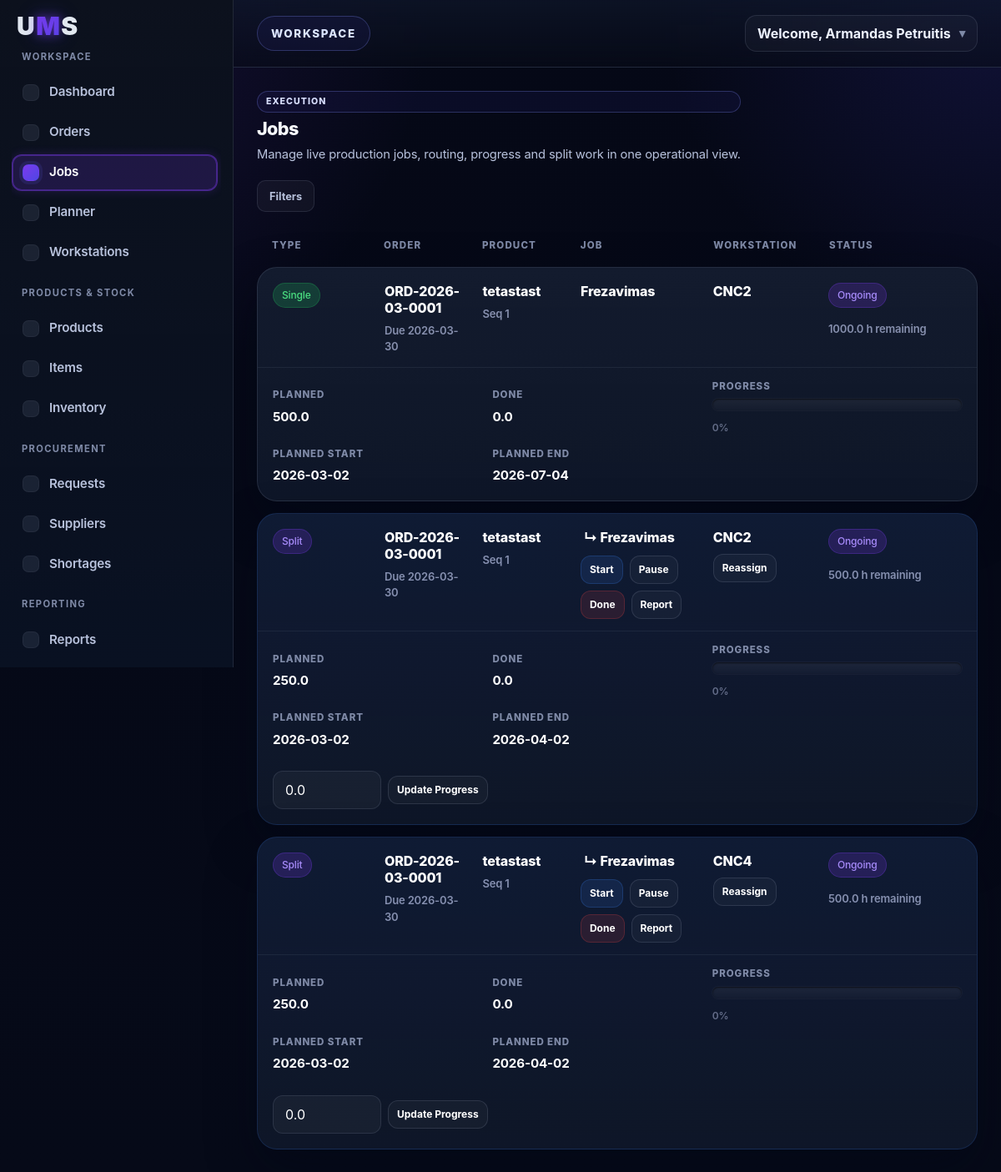
The page /jobs (signed in) on the database its author committed.
### tables this page shows
CREATE TABLE order_jobs (
    id INTEGER PRIMARY KEY AUTOINCREMENT,
    order_id INTEGER NOT NULL,
    product_job_template_id INTEGER,
    workstation_id INTEGER NOT NULL,
    job_name TEXT NOT NULL,
    sequence INTEGER NOT NULL,
    planned_quantity REAL NOT NULL,
    completed_quantity REAL NOT NULL DEFAULT 0,
    estimated_hours REAL NOT NULL,
    status TEXT NOT NULL DEFAULT 'Waiting', job_product_id INTEGER, planned_start TEXT, planned_end TEXT, parent_job_id INTEGER, is_split_child INTEGER NOT NULL DEFAULT 0, company_id INTEGER,
    FOREIGN KEY (order_id) REFERENCES orders(id),
    FOREIGN KEY (workstation_id) REFERENCES workstations(id)
);

CREATE TABLE orders (
        id INTEGER PRIMARY KEY AUTOINCREMENT,
        order_number TEXT,
        customer TEXT,
        status TEXT,
        due_date TEXT,
        priority TEXT
    , product_id INTEGER, quantity REAL DEFAULT 1, materials_reserved INTEGER NOT NULL DEFAULT 0, company_id INTEGER);

CREATE TABLE products (
        id INTEGER PRIMARY KEY AUTOINCREMENT,
        product_code TEXT NOT NULL,
        product_name TEXT NOT NULL,
        description TEXT,
        measurement_unit TEXT NOT NULL
    , time_per_unit REAL NOT NULL DEFAULT 0, stock_quantity REAL NOT NULL DEFAULT 0, company_id INTEGER);

CREATE TABLE workstations (
        id INTEGER PRIMARY KEY AUTOINCREMENT,
        name TEXT NOT NULL,
        description TEXT,
        hours_per_shift REAL NOT NULL DEFAULT 8,
        shifts_per_day INTEGER NOT NULL DEFAULT 1,
        working_days_per_month INTEGER NOT NULL DEFAULT 20
    , color TEXT NOT NULL DEFAULT '#3b82f6', company_id INTEGER);

### app.py (the view)
@app.route("/jobs")
@permission_required("view_jobs")
def jobs():
    if not is_logged_in():
        return redirect(url_for("login"))
    company_id = get_company_id()
    order_number = request.args.get("order_number", "").strip()
    product_name = request.args.get("product_name", "").strip()
    job_name = request.args.get("job_name", "").strip()
    workstation = request.args.get("workstation", "").strip()
    workstation_text = request.args.get("workstation_text", "").strip()
    due_date_from = request.args.get("due_date_from", "").strip()
    due_date_to = request.args.get("due_date_to", "").strip()
    selected_statuses = request.args.getlist("status")
    selected_statuses = [s.strip() for s in selected_statuses if s.strip()]
    statuses = selected_statuses[:]
    if "All" in statuses:
        statuses = []
    conn = sqlite3.connect("database.db")
    cursor = conn.cursor()
    query = """
        SELECT
            oj.id,
            o.order_number,
            jp.product_name,
            oj.job_name,
            w.name,
            oj.workstation_id,
            oj.sequence,
            oj.planned_quantity,
            oj.completed_quantity,
            oj.estimated_hours,
            oj.status,
            o.due_date,
            oj.planned_start,
            oj.planned_end,
            oj.parent_job_id,
            oj.is_split_child,
            (
                SELECT COUNT(*)
                FROM order_jobs child
                WHERE child.parent_job_id = oj.id
                  AND child.is_split_child = 1
                  AND child.company_id = oj.company_id
            ) AS child_count
        FROM order_jobs oj
        JOIN orders o
          ON oj.order_id = o.id
         AND o.company_id = oj.company_id
        LEFT JOIN products jp
          ON oj.job_product_id = jp.id
         AND jp.company_id = oj.company_id
        JOIN workstations w
          ON oj.workstation_id = w.id
         AND w.company_id = oj.company_id
        WHERE oj.company_id = ?
    """
    params = [company_id]
    if order_number:
        query += " AND o.order_number LIKE ?"
        params.append(f"%{order_number}%")
    if product_name:
        query += " AND jp.product_name LIKE ?"
        params.append(f"%{product_name}%")
    if job_name:
        query += " AND oj.job_name LIKE ?"
        params.append(f"%{job_name}%")
    if workstation:
        query += " AND oj.workstation_id = ?"
        params.append(workstation)
    if workstation_text:
        query += " AND w.name LIKE ?"
        params.append(f"%{workstation_text}%")
    if statuses:
        placeholders = ",".join(["?"] * len(statuses))
        query += f" AND oj.status IN ({placeholders})"
        params.extend(statuses)
    if due_date_from:
        query += " AND o.due_date >= ?"
        params.append(due_date_from)
    if due_date_to:
        query += " AND o.due_date <= ?"
        params.append(due_date_to)
    query += " ORDER BY o.due_date ASC, o.order_number ASC, oj.sequence ASC, oj.id ASC"
    cursor.execute(query, params)
    rows = cursor.fetchall()
    jobs = []
    for row in rows:
        job_id = row[0]
        planned_quantity = float(row[7] or 0)
        completed_quantity = float(row[8] or 0)
        child_count = int(row[16] or 0)
        progress_percent = 0
        if planned_quantity > 0:
            progress_percent = min(100, max(0, (completed_quantity / planned_quantity) * 100))
        jobs.append({
            "id": row[0],
            "order_number": row[1],
            "product_name": row[2] if row[2] else "-",
            "job_name": row[3],
            "workstation_name": row[4],
            "workstation_id": row[5],
            "sequence": row[6],
            "planned_quantity": planned_quantity,
            "completed_quantity": completed_quantity,
            "estimated_hours": row[9],
            "status": row[10],
            "due_date": row[11],
            "planned_start": row[12],
            "planned_end": row[13],
            "progress_percent": progress_percent,
            "parent_job_id": row[14],
            "is_split_child": int(row[15] or 0),
            "child_count": child_count,
            "can_start": can_start_job(cursor, job_id, company_id=company_id) if child_count == 0 else False
        })
    cursor.execute("""
        SELECT id, name
        FROM workstations
        WHERE company_id = ?
        ORDER BY name ASC
    """, (company_id,))
    ws_rows = cursor.fetchall()
    conn.close()
    workstations = [{"id": w[0], "name": w[1]} for w in ws_rows]
    filters = {
        "order_number": order_number,
        "product_name": product_name,
        "job_name": job_name,
        "workstation": workstation,
        "workstation_text": workstation_text,
        "status": selected_statuses,
        "due_date_from": due_date_from,
        "due_date_to": due_date_to
    }
    return render_template(
        "jobs.html",
        jobs=jobs,
        workstations=workstations,
        filters=filters,
        active_page="jobs"
    )

### templates/jobs.html (shortened to what this page needs)
{% extends "base.html" %}
{% block content %}
<div class="jobs-header">
  <div class="jobs-header-left">
    <span class="eyebrow-label">Execution</span>
    <h1>Jobs</h1>
    <p>Manage live production jobs, routing, progress and split work in one operational view.</p>
  </div>
</div>
<div class="filters-wrapper section-spacing">
  <button type="button" class="filters-toggle-btn" aria-expanded="false">
    Filters
  </button>
</div>
<div id="jobs-results">
  <div class="jobs-board">
    <div class="jobs-board-header">
      <div class="jobs-board-head">Type</div>
      <div class="jobs-board-head">Order</div>
      <div class="jobs-board-head">Product</div>
      <div class="jobs-board-head">Job</div>
      <div class="jobs-board-head">Workstation</div>
      <div class="jobs-board-head">Status</div>
    </div>
    <div class="jobs-board-body">
      {% if jobs %}
        {% for job in jobs %}
          {% set progress_percent = job.progress_percent if job.progress_percent is not none else 0 %}
          {% set progress_width = progress_percent if progress_percent <= 100 else 100 %}
          {% set remaining_qty = job.planned_quantity - job.completed_quantity %}
          {% if remaining_qty < 0 %}
            {% set remaining_qty = 0 %}
          {% endif %}
          {% set total_hours = (job.estimated_hours * remaining_qty)|round(2) %}
          {% if job.status == "Done" %}
            {% set status_class = "completed" %}
          {% elif job.status == "Ongoing" %}
            {% set status_class = "in-progress" %}
          {% elif job.status == "Paused" %}
            {% set status_class = "delayed" %}
          {% else %}
            {% set status_class = "waiting" %}
          {% endif %}
          <article class="job-row-card {% if job.is_split_child %}job-row-split-child{% endif %}">
            <div class="job-row-top">
              <div class="job-cell">
                {% if job.is_split_child %}
                  <span class="status-badge in-progress">Split</span>
                {% else %}
                  <span class="status-badge completed">Single</span>
                {% endif %}
              </div>
              <div class="job-cell">
                <div class="job-main-value">{{ job.order_number }}</div>
                <div class="subtle-meta">Due {{ job.due_date if job.due_date else "-" }}</div>
              </div>
              <div class="job-cell">
                <div class="job-main-value">{{ job.product_name }}</div>
                <div class="subtle-meta">Seq {{ job.sequence }}</div>
              </div>
              <div class="job-cell">
                <div class="job-name-wrap">
                  {% if job.is_split_child %}
                    <span class="job-name-indent">↳ {{ job.job_name }}</span>
                  {% else %}
                    {{ job.job_name }}
                  {% endif %}
                </div>
                <div class="job-row-actions">
                  {% if job.child_count == 0 %}
                    <div class="job-action-cluster">
                      <form method="POST" action="{{ url_for('update_job_status', job_id=job.id, new_status='Ongoing') }}" class="inline-form">
                        <button type="submit" class="table-action-btn btn-edit job-micro-btn" {% if not job.can_start %}disabled title="Previous sequence jobs must be Done first"{% endif %}>Start</button>
                      </form>
                      <form method="POST" action="{{ url_for('update_job_status', job_id=job.id, new_status='Paused') }}" class="inline-form">
                        <button type="submit" class="table-action-btn btn-neutral job-micro-btn">Pause</button>
                      </form>
                      <form method="POST" action="{{ url_for('update_job_status', job_id=job.id, new_status='Done') }}" class="inline-form">
                        <button type="submit" class="table-action-btn btn-delete job-micro-btn">Done</button>
                      </form>
                      <a href="{{ url_for('new_report') }}?job_id={{ job.id }}" class="table-action-btn btn-neutral job-micro-btn">Report</a>
                    </div>
                  {% endif %}
                </div>
              </div>
              <div class="job-cell jobs-col-workstation">
                <div class="job-main-value">{{ job.workstation_name }}</div>
                {% if job.child_count == 0 %}
                  <div class="custom-dropdown" data-job-id="{{ job.id }}">
                    <button type="button" class="dropdown-trigger table-action-btn btn-neutral job-micro-btn">
                      Reassign
                    </button>
                  </div>
                {% endif %}
              </div>
              <div class="job-cell jobs-col-meta">
                <div class="job-meta-stack">
                  <span class="status-badge {{ status_class }}">{{ job.status }}</span>
                  <div class="subtle-meta">{{ total_hours }} h remaining</div>
                </div>
              </div>
            </div>
            <div class="job-row-bottom">
              <div class="job-bottom-grid">
                <div class="job-mini-block">
                  <span class="job-mini-label">Planned</span>
                  <strong>{{ job.planned_quantity }}</strong>
                </div>
                <div class="job-mini-block">
                  <span class="job-mini-label">Done</span>
                  <strong>{{ job.completed_quantity }}</strong>
                </div>
                <div class="job-mini-block job-progress-block">
                  <span class="job-mini-label">Progress</span>
                  <div class="progress-track">
                  </div>
                  <div class="subtle-meta">{{ progress_percent | round(0) }}%</div>
                </div>
                <div class="job-mini-block">
                  <span class="job-mini-label">Planned Start</span>
                  <strong>{{ job.planned_start if job.planned_start else "-" }}</strong>
                </div>
                <div class="job-mini-block">
                  <span class="job-mini-label">Planned End</span>
                  <strong>{{ job.planned_end if job.planned_end else "-" }}</strong>
                </div>
              </div>
              {% if job.child_count == 0 %}
                <div class="job-bottom-tools">
                  <form method="POST" action="{{ url_for('update_job_progress', job_id=job.id) }}" class="job-progress-inline job-progress-inline-compact">
                    <input type="number" step="0.01" min="0" max="{{ job.planned_quantity }}" name="completed_quantity" value="{{ job.completed_quantity }}">
                    <button type="submit" class="table-action-btn btn-neutral job-micro-btn">Update Progress</button>
                  </form>
                </div>
              {% endif %}
            </div>
          </article>
        {% endfor %}
      {% else %}
        <div class="dashboard-table-card">
          <div class="empty-table-message">No jobs found.</div>
        </div>
      {% endif %}
    </div>
  </div>
</div>
{% endblock %}

### rows shown on the page
order_jobs: shows "Single", order_number "ORD-2026-03-0001", due_date "2026-03-30", product_name "tetastast", sequence "1", job_name "Frezavimas", workstation_name "CNC2", status "Ongoing", total_hours "1000.0", planned_quantity "500.0", completed_quantity "0.0", is_split_child "0", planned_start "2026-03-02", planned_end "2026-07-04"
order_jobs: is_split_child "Split", order_number "ORD-2026-03-0001", due_date "2026-03-30", product_name "tetastast", sequence "1", job_name "Frezavimas", workstation_name "CNC2", status "Ongoing", total_hours "500.0", planned_quantity "250.0", completed_quantity "0.0", progress_percent "0", planned_start "2026-03-02", planned_end "2026-04-02"
order_jobs: is_split_child "Split", order_number "ORD-2026-03-0001", due_date "2026-03-30", product_name "tetastast", sequence "1", job_name "Frezavimas", workstation_name "CNC4", status "Ongoing", total_hours "500.0", planned_quantity "250.0", completed_quantity "0.0", progress_percent "0", planned_start "2026-03-02", planned_end "2026-04-02"

### other values the page prints
{{ session.get('user_name') }} "Armandas Petruitis"
